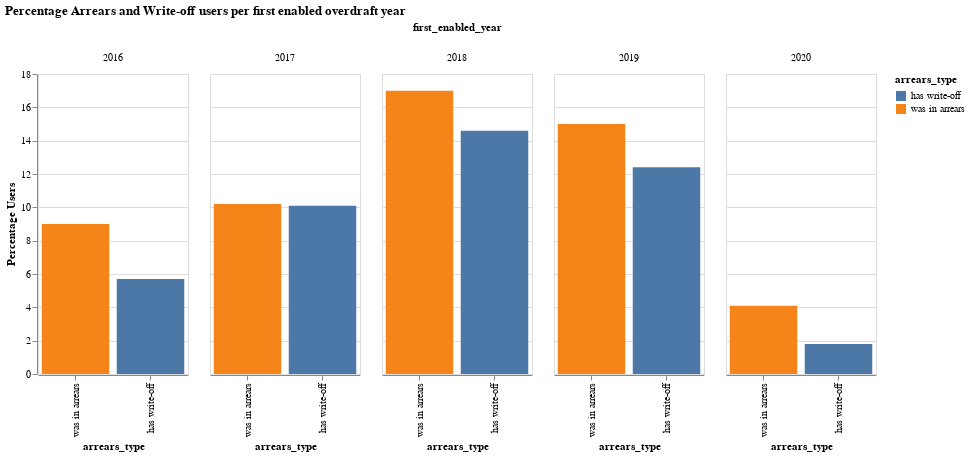

The notebook cell saved with this chart:
### Code cell
af.column_multi(
    df_arrears_type_year,
    "arrears_type:N",
    "arrears_type:N",
    "Percentage Users:Q",
    "first_enabled_year:O",
    150,
    300,
    "-y",
).properties(
    title="Percentage Arrears and Write-off users per first enabled overdraft year"
)

### Figure 1 — Vega-Lite specification as saved in the notebook (floating-point values rounded to 4 significant figures)
{"config": {"view": {"continuousWidth": 400, "continuousHeight": 300}}, "data": {"name": "data-5e775884f3b1a6ac0b521903cd8278b1"}, "mark": "bar", "encoding": {"color": {"type": "nominal", "field": "arrears_type"}, "column": {"type": "ordinal", "field": "first_enabled_year"}, "tooltip": {"type": "quantitative", "field": "Percentage Users"}, "x": {"type": "nominal", "field": "arrears_type", "sort": "-y"}, "y": {"type": "quantitative", "field": "Percentage Users"}}, "height": 300, "title": "Percentage Arrears and Write-off users per first enabled overdraft year", "width": 150, "$schema": "https://vega.github.io/schema/vega-lite/v4.8.1.json", "datasets": {"data-5e775884f3b1a6ac0b521903cd8278b1": [{"arrears_type": "has write-off", "first_enabled_year": "2016", "user_created": 908, "product_id": 908, "first_enabled": 908, "last_enabled": 908, "possible_enabled_days": 908, "enabled_days_count": 908, "disabled_days": 908, "using_days_count": 908, "disabled_status": 908, "od_usage_status": 908, "perc_days_using_od": 908, "main_group": 908, "enabled_more_than_30days": 908, "Percentage Users": 5.7}, {"arrears_type": "has write-off", "first_enabled_year": "2017", "user_created": 1602, "product_id": 1602, "first_enabled": 1602, "last_enabled": 1602, "possible_enabled_days": 1602, "enabled_days_count": 1602, "disabled_days": 1602, "using_days_count": 1602, "disabled_status": 1602, "od_usage_status": 1602, "perc_days_using_od": 1602, "main_group": 1602, "enabled_more_than_30days": 1602, "Percentage Users": 10.1}, {"arrears_type": "has write-off", "first_enabled_year": "2018", "user_created": 2304, "product_id": 2304, "first_enabled": 2304, "last_enabled": 2304, "possible_enabled_days": 2304, "enabled_days_count": 2304, "disabled_days": 2304, "using_days_count": 2304, "disabled_status": 2304, "od_usage_status": 2304, "perc_days_using_od": 2304, "main_group": 2304, "enabled_more_than_30days": 2304, "Percentage Users": 14.6}, {"arrears_type": "has write-off", "first_enabled_year": "2019", "user_created": 1969, "product_id": 1969, "first_enabled": 1969, "last_enabled": 1969, "possible_enabled_days": 1969, "enabled_days_count": 1969, "disabled_days": 1969, "using_days_count": 1969, "disabled_status": 1969, "od_usage_status": 1969, "perc_days_using_od": 1969, "main_group": 1969, "enabled_more_than_30days": 1969, "Percentage Users": 12.4}, {"arrears_type": "has write-off", "first_enabled_year": "2020", "user_created": 283, "product_id": 283, "first_enabled": 283, "last_enabled": 283, "possible_enabled_days": 283, "enabled_days_count": 283, "disabled_days": 283, "using_days_count": 283, "disabled_status": 283, "od_usage_status": 283, "perc_days_using_od": 283, "main_group": 283, "enabled_more_than_30days": 283, "Percentage Users": 1.8}, {"arrears_type": "was in arrears", "first_enabled_year": "2016", "user_created": 1430, "product_id": 1430, "first_enabled": 1430, "last_enabled": 1430, "possible_enabled_days": 1430, "enabled_days_count": 1430, "disabled_days": 1430, "using_days_count": 1430, "disabled_status": 1430, "od_usage_status": 1430, "perc_days_using_od": 1430, "main_group": 1430, "enabled_more_than_30days": 1430, "Percentage Users": 9.0}, {"arrears_type": "was in arrears", "first_enabled_year": "2017", "user_created": 1612, "product_id": 1612, "first_enabled": 1612, "last_enabled": 1612, "possible_enabled_days": 1612, "enabled_days_count": 1612, "disabled_days": 1612, "using_days_count": 1612, "disabled_status": 1612, "od_usage_status": 1612, "perc_days_using_od": 1612, "main_group": 1612, "enabled_more_than_30days": 1612, "Percentage Users": 10.2}, {"arrears_type": "was in arrears", "first_enabled_year": "2018", "user_created": 2695, "product_id": 2695, "first_enabled": 2695, "last_enabled": 2695, "possible_enabled_days": 2695, "enabled_days_count": 2695, "disabled_days": 2695, "using_days_count": 2695, "disabled_status": 2695, "od_usage_status": 2695, "perc_days_using_od": 2695, "main_group": 2695, "enabled_more_than_30days": 2695, "Percentage Users": 17.0}, {"arrears_type": "was in arrears", "first_enabled_year": "2019", "user_created": 2371, "product_id": 2371, "first_enabled": 2371, "last_enabled": 2371, "possible_enabled_days": 2371, "enabled_days_count": 2371, "disabled_days": 2371, "using_days_count": 2371, "disabled_status": 2371, "od_usage_status": 2371, "perc_days_using_od": 2371, "main_group": 2371, "enabled_more_than_30days": 2371, "Percentage Users": 15.0}, {"arrears_type": "was in arrears", "first_enabled_year": "2020", "user_created": 652, "product_id": 652, "first_enabled": 652, "last_enabled": 652, "possible_enabled_days": 652, "enabled_days_count": 652, "disabled_days": 652, "using_days_count": 652, "disabled_status": 652, "od_usage_status": 652, "perc_days_using_od": 652, "main_group": 652, "enabled_more_than_30days": 652, "Percentage Users": 4.1}]}}
